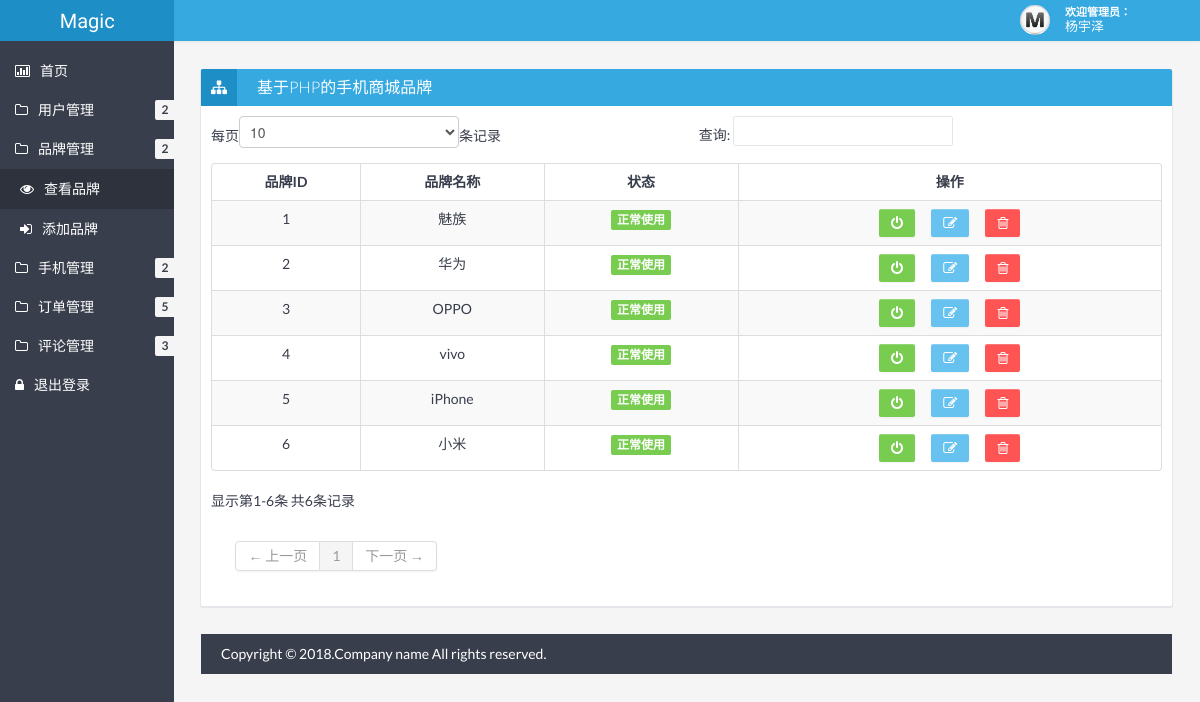
Screenshot of /admin/showCategory.php (signed in) with the database file from the repository.
### tables this page shows
CREATE TABLE `user` (
  `uid` int(11) NOT NULL AUTO_INCREMENT COMMENT '用户id',
  `uname` varchar(20) DEFAULT NULL COMMENT '用户名',
  `password` varchar(20) DEFAULT NULL COMMENT '密码',
  `phone` varchar(13) DEFAULT NULL COMMENT '手机号',
  `email` varchar(30) DEFAULT NULL COMMENT '邮箱',
  `state` tinyint(4) DEFAULT '1' COMMENT '状态',
  `level` tinyint(4) DEFAULT '0' COMMENT '权限',
  PRIMARY KEY (`uid`)
);

CREATE TABLE `category` (
  `cid` int(11) NOT NULL COMMENT '分类id',
  `cname` varchar(20) NOT NULL COMMENT '分类名称',
  `state` tinyint(1) NOT NULL COMMENT '分类状态',
  PRIMARY KEY (`cid`)
);

### admin/checkLogin.php (called while the page is built, shortened)
<?php
	if(!isset($_SESSION["uid"])){
		echo '<script language="javascript">location.href="login.php"</script>';
	}else{
		$uid = $_SESSION['uid'];
    	$sql = 'select * from user where uid='.$uid;
    	$res = mysql_query($sql);
    	$row = mysql_fetch_array($res);
    	$username = $row['uname'];
	}
?>

### admin/showCategory.php (the view, shortened to what this page needs)
<?php
include "checkLogin.php";
    $sql = 'select * from category';
    $res = mysql_query($sql);
    ?>
    <!DOCTYPE html>
    <html lang="en">
    <head>
    	<link href="css/bootstrap.min.css" rel="stylesheet" />
    	<link href="css/bootstrap-responsive.min.css" rel="stylesheet" />
    	<link href="css/style.min.css" rel="stylesheet" />
    	<link href="css/style-responsive.min.css" rel="stylesheet" />
    	<link href="css/retina.css" rel="stylesheet" />
	<meta http-equiv="Content-Type" content="text/html; charset=utf-8" /></head>
	<body>
		<?php include "header.php" ?>
		<div class="container-fluid-full">
		<div class="row-fluid">
		<?php include "banner.php" ?>
		<div id="content" class="span10">
		<div class="row-fluid">
		<div class="box span12">
		<div class="box-header" data-original-title="">
		<h2><i class="icon-sitemap"></i><span class="break"></span>基于PHP的手机商城品牌</h2>
		</div>
		<div class="box-content">
		<table class="table table-striped table-bordered bootstrap-datatable datatable">
		<thead>
		<tr>
		<th style="text-align:center;">品牌ID</th>
		<th style="text-align:center;">品牌名称</th>
		<th style="text-align:center;">状态</th>
		<th style="text-align:center;">操作</th>
		</tr>
		</thead>
		<tbody>
		<?php
		while ($row = mysql_fetch_assoc($res) ){
			if($row['state']==0){
				$tip="label-important";
				$state="已禁用";
			}else{
				$tip="label-success";
				$state="正常使用";
			}
			echo '
			<tr>
			<td style="text-align:center;" class="center">'.$row['cid'].'</td>
			<td style="text-align:center;" class="center">'.$row['cname'].'</td>
			<td style="text-align:center;" class="center">
			<span class="label '.$tip.'">'.$state.'</span>
			</td>
			<td style="text-align:center;" class="center">
			<a class="btn btn-success" href="showCategory.php?method=changeState&state='.$row['state'].'&cid='.$row['cid'].'">
			<i class="icon-off "></i>
			</a>&nbsp;&nbsp;&nbsp;&nbsp;&nbsp;
			<a class="btn btn-info" href="editCategory.php?cid='.$row['cid'].'">
			<i class="icon-edit "></i>
			</a>&nbsp;&nbsp;&nbsp;&nbsp;&nbsp;
			<a class="btn btn-danger" href="showCategory.php?method=del&cid='.$row['cid'].'">
			<i class="icon-trash "></i>
			</a>
			</td>
			</tr>
			';
		}?>
	</tbody>
</table>
</div>
</div>
</div>
<?php include "footer.php" ?>
</div>
</body>
</html>

### admin/header.php
<?php
	echo '
	<div class="navbar">
		<div class="navbar-inner">
			<div class="container-fluid">
				<a class="btn btn-navbar" data-toggle="collapse" data-target=".top-nav.nav-collapse,.sidebar-nav.nav-collapse">
					<span class="icon-bar"></span>
					<span class="icon-bar"></span>
					<span class="icon-bar"></span>
				</a>
				<div class="row-fluid">
				<a class="brand span2" href="index.php"><span>Magic</span></a>
				</div>
				<div class="nav-no-collapse header-nav">
					<ul class="nav pull-right">
						<li class="dropdown">
							<a class="btn account dropdown-toggle" data-toggle="dropdown" href="#">
								<div class="avatar"><img src="/php/admin/img/avatar.jpg" alt="Avatar" /></div>
								<div class="user">
									<span class="hello">欢迎管理员：&nbsp;&nbsp;&nbsp;&nbsp;&nbsp;&nbsp;&nbsp;&nbsp;&nbsp;</span>
									<span class="name">'.$username.'</span>
								</div>
							</a>
							<ul class="dropdown-menu">
								<li class="dropdown-menu-title">
								</li>
								<li><a href="login.php?method=del"><i class="icon-off"></i> 退出登录</a></li>
							</ul>
						</li>
					</ul>
				</div>
			</div>
		</div>
	</div>
	';
 ?>

### admin/css/halflings.css (style rules this page uses)
html, html .halflings { -webkit-font-smoothing: antialiased !important; }

### rows the page displays
user: uname "杨宇泽"
category: cid "1", cname "魅族", state "正常使用"
category: cid "2", cname "华为", state "正常使用"
category: cid "3", cname "OPPO", state "正常使用"
category: cid "4", cname "vivo", state "正常使用"
category: cid "5", cname "iPhone", state "正常使用"
category: cid "6", cname "小米", state "正常使用"
